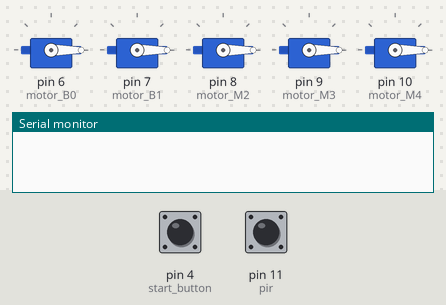
A sketch run on a simulated Arduino Uno, built with avr-gcc and run on an emulated ATmega328P. On the bench: 5 × servo, the last lines printed to the serial monitor. The test bench sets the inputs (shaded band); at power-on: pin 4 (start_button) LOW, pin 11 (pir) LOW.

Above: at 1.2 s.
1.3 s: pin 4 (start_button) pulled HIGH for 0.15 s
At 1.9 s:
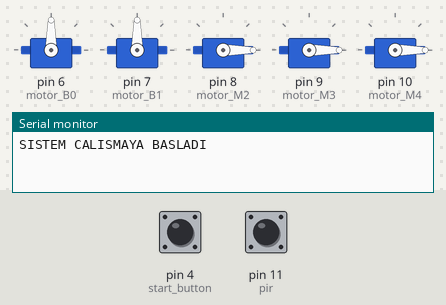
2.9 s: pin 11 (pir) driven HIGH
4.4 s: pin 11 (pir) pulsed LOW 5 times (0.12 s each, 0.3 s apart)
At 5.0 s:
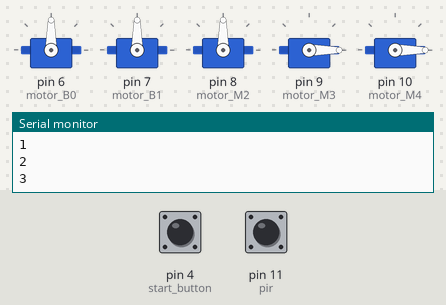
At 7.2 s:
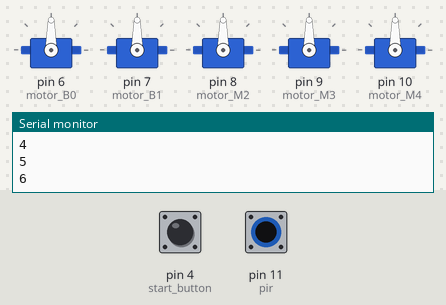
Timing chart, 0 to 8.7 s (numbered marks = the images above; inputs shaded):
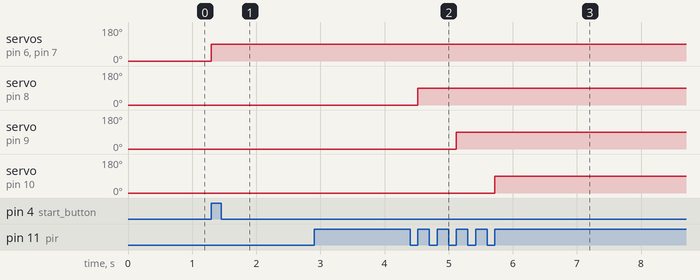

Measured:
- after the input at 1.3 s, servo on pin 6 (motor_B0), servo on pin 7 (motor_B1): 0° → 90° at once
- after the input at 4.4 s, servo on pin 8 (motor_M2): 0° → 90° after 0.12 s; servo on pin 9 (motor_M3): 0° → 90° after 0.72 s; servo on pin 10 (motor_M4): 0° → 90° after 1.3 s

The sketch:

fotosel_motor_control.ino
```cpp
#include <Servo.h>
#define pir 11
#define start_button 4
bool start = false;
Servo motor_B0;
Servo motor_B1;
Servo motor_M2;
Servo motor_M3;
Servo motor_M4;

int deger=0, buton_durum = 0, sayac = 0, sayac_artti = 0;

void setup() {
  motor_B0.attach(6);
  motor_B1.attach(7);
  motor_M2.attach(8);
  motor_M3.attach(9);
  motor_M4.attach(10);

  motor_B0.write(0);
  motor_B1.write(0);
  motor_M2.write(0);
  motor_M3.write(0);
  motor_M4.write(0);

  pinMode(pir,INPUT);
  pinMode(start_button,INPUT);

  Serial.begin(9600);
}

void loop() {

  deger=digitalRead(pir);
  buton_durum = digitalRead(start_button);

  if(buton_durum && start == false)
  {
    start = true;
    Serial.println("SISTEM CALISMAYA BASLADI");
  }

  if(start)
  {
    motor_B0.write(90);
    motor_B1.write(90);

    if(deger == HIGH && sayac_artti == 0)
    {
      sayac = sayac + 1 ;
      sayac_artti = 1;
      Serial.println(sayac);
    }
    else if(deger == LOW && sayac_artti == 1)
    {
      sayac_artti = 0;
    }

    if(sayac == 2)
    {
     motor_M2.write(90);
    }
    else if(sayac == 4)
    {
     motor_M3.write(90);
    }
    else if(sayac == 6)
    {
     motor_M4.write(90);
    }
    else if(sayac == 8)
    {
      sayac = 0;
      start = false;
      motor_M2.write(0);
      motor_M3.write(0);
      motor_M4.write(0);
    }

  }

}
```
